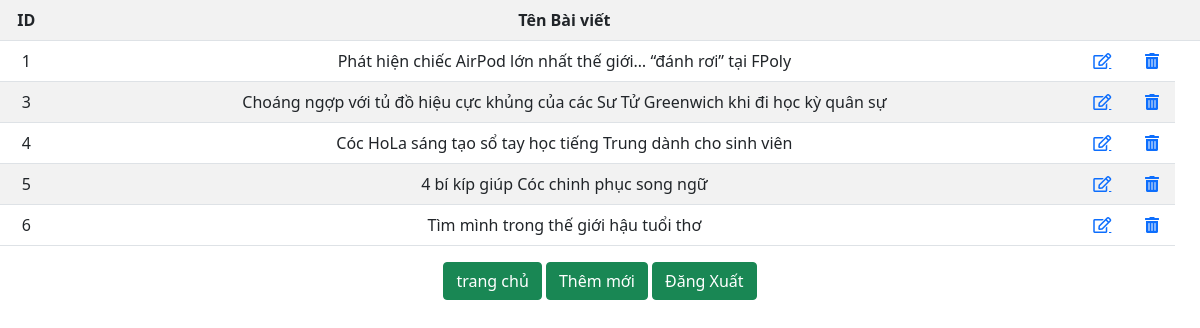
Screenshot of /admin/ (signed in) with the database file from the repository.
### tables this page shows
CREATE TABLE `baiviet` (
  `id` int(11) NOT NULL,
  `danhmuc` varchar(100) NOT NULL,
  `tenbaiviet` varchar(200) NOT NULL,
  `noidung` varchar(1000) NOT NULL,
  `hinhanh` varchar(200) NOT NULL
);

### config/dbsupport.php (called while the page is built, shortened)
<?php
function executeresult_name($sql_name){
    $conn = mysqli_connect(Host, Username, Password, database);
    mysqli_set_charset($conn, 'UTF8');
    $resultset = mysqli_query($conn, $sql_name);
    $list =[];
    while($row = mysqli_fetch_array($resultset, 1)){
        $list[] = $row;
    }
    return $list;
}
?>

### admin/index.php (the view, shortened to what this page needs)
<?php
require_once('../config/dbsupport.php');
?>
<!DOCTYPE html>
<html lang="en">
<head>
    <link rel="stylesheet" href="https://cdnjs.cloudflare.com/ajax/libs/font-awesome/4.7.0/css/font-awesome.min.css">
    <link rel="stylesheet" href="https://cdnjs.cloudflare.com/ajax/libs/font-awesome/5.15.1/css/all.min.css" />
    <link href="https://cdn.jsdelivr.net/npm/bootstrap@5.1.0/dist/css/bootstrap.min.css" rel="stylesheet"
>
</head>
<body>
<table style="text-align: center;" class="table table-striped">
    <tr>
        <th >ID</th>
        <th >Tên Bài viết</th>
        <th ></th>
        <th ></th>
        <th ></th>
    </tr>
    <?php
        $sql_name = 'select * from baiviet';
        $list_name=  executeresult_name($sql_name);
        foreach($list_name as $lists){
            echo'<tr>
            <td >'.$lists['id'].'</td>
            <td >'.$lists['tenbaiviet'].'</td>
            <td><a href="admin_update.php?id='.$lists['id'].'"<i class="far fa-edit"></i></a></td>
            <td><a href="admin_delete.php?id='.$lists['id'].'"<i class="fas fa-trash-alt"></i></a></td>
        </tr>';
        }
    ?>
</table>
    <p class="text-center">
      <a href="../index.php" class="btn btn-success">trang chủ</a>
      <a href="admin_update.php" class="btn btn-success">Thêm mới</a>
      <a href="logout.php" class="btn btn-success">Đăng Xuất</a>
    </p>
</body>
</html>

### rows the page displays
baiviet: id "1", tenbaiviet "Phát hiện chiếc AirPod lớn nhất thế giới… “đánh rơi” tại FPoly"
baiviet: id "3", tenbaiviet "Choáng ngợp với tủ đồ hiệu cực khủng của các Sư Tử Greenwich khi đi học kỳ quân sự"
baiviet: id "4", tenbaiviet "Cóc HoLa sáng tạo sổ tay học tiếng Trung dành cho sinh viên"
baiviet: id "5", tenbaiviet "4 bí kíp giúp Cóc chinh phục song ngữ"
baiviet: id "6", tenbaiviet "Tìm mình trong thế giới hậu tuổi thơ"
